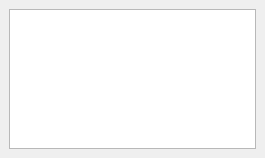
<?xml version="1.0" encoding="UTF-8"?>
<ui version="4.0">
 <class>MaemoAuthorsUI</class>
 <widget class="QMainWindow" name="MaemoAuthorsUI">
  <property name="geometry">
   <rect>
    <x>0</x>
    <y>0</y>
    <width>265</width>
    <height>158</height>
   </rect>
  </property>
  <property name="windowTitle">
   <string>Modland Player</string>
  </property>
  <widget class="QWidget" name="centralwidget">
   <layout class="QGridLayout" name="gridLayout">
    <item row="0" column="0">
     <widget class="QListWidget" name="AuthorsList"/>
    </item>
   </layout>
  </widget>
 </widget>
 <resources/>
 <connections/>
</ui>
